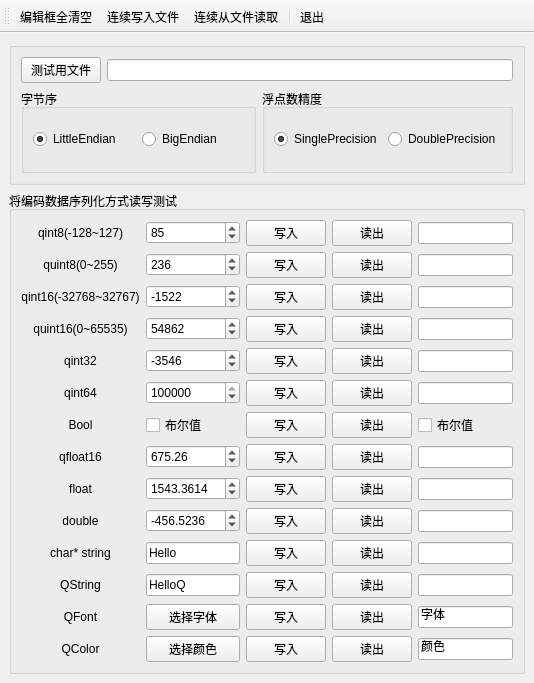
<?xml version="1.0" encoding="UTF-8"?>
<ui version="4.0">
 <class>MainWindow</class>
 <widget class="QMainWindow" name="MainWindow">
  <property name="geometry">
   <rect>
    <x>0</x>
    <y>0</y>
    <width>534</width>
    <height>683</height>
   </rect>
  </property>
  <property name="windowTitle">
   <string>MainWindow</string>
  </property>
  <widget class="QWidget" name="centralwidget">
   <layout class="QVBoxLayout" name="verticalLayout_2">
    <item>
     <widget class="QGroupBox" name="groupBox">
      <property name="title">
       <string/>
      </property>
      <layout class="QVBoxLayout" name="verticalLayout">
       <item>
        <layout class="QHBoxLayout" name="horizontalLayout">
         <item>
          <widget class="QPushButton" name="pushButton">
           <property name="text">
            <string>测试用文件</string>
           </property>
          </widget>
         </item>
         <item>
          <widget class="QLineEdit" name="editFilename"/>
         </item>
        </layout>
       </item>
       <item>
        <layout class="QHBoxLayout" name="horizontalLayout_4">
         <item>
          <widget class="QGroupBox" name="groupBox_2">
           <property name="title">
            <string>字节序</string>
           </property>
           <layout class="QHBoxLayout" name="horizontalLayout_2">
            <item>
             <widget class="QRadioButton" name="radio_LittelEndian">
              <property name="text">
               <string>LittleEndian</string>
              </property>
              <property name="checked">
               <bool>true</bool>
              </property>
             </widget>
            </item>
            <item>
             <widget class="QRadioButton" name="radio_BigEndian">
              <property name="text">
               <string>BigEndian</string>
              </property>
             </widget>
            </item>
           </layout>
          </widget>
         </item>
         <item>
          <widget class="QGroupBox" name="groupBox_3">
           <property name="title">
            <string>浮点数精度</string>
           </property>
           <layout class="QHBoxLayout" name="horizontalLayout_3">
            <item>
             <widget class="QRadioButton" name="radio_Single">
              <property name="text">
               <string>SinglePrecision</string>
              </property>
              <property name="checked">
               <bool>true</bool>
              </property>
             </widget>
            </item>
            <item>
             <widget class="QRadioButton" name="radio_Double">
              <property name="text">
               <string>DoublePrecision</string>
              </property>
             </widget>
            </item>
           </layout>
          </widget>
         </item>
        </layout>
       </item>
      </layout>
     </widget>
    </item>
    <item>
     <widget class="QGroupBox" name="groupBox_4">
      <property name="title">
       <string>将编码数据序列化方式读写测试</string>
      </property>
      <layout class="QGridLayout" name="gridLayout">
       <item row="0" column="0">
        <widget class="QLabel" name="label">
         <property name="text">
          <string>qint8(-128~127)</string>
         </property>
         <property name="alignment">
          <set>Qt::AlignCenter</set>
         </property>
        </widget>
       </item>
       <item row="0" column="1">
        <widget class="QSpinBox" name="spin_Int8">
         <property name="value">
          <number>85</number>
         </property>
        </widget>
       </item>
       <item row="0" column="2">
        <widget class="QPushButton" name="btnInt8_Write">
         <property name="text">
          <string>写入</string>
         </property>
        </widget>
       </item>
       <item row="0" column="3">
        <widget class="QPushButton" name="btnInt8_Read">
         <property name="text">
          <string>读出</string>
         </property>
        </widget>
       </item>
       <item row="0" column="4">
        <widget class="QLineEdit" name="edit_Int8"/>
       </item>
       <item row="1" column="0">
        <widget class="QLabel" name="label_2">
         <property name="text">
          <string>quint8(0~255)</string>
         </property>
         <property name="alignment">
          <set>Qt::AlignCenter</set>
         </property>
        </widget>
       </item>
       <item row="1" column="1">
        <widget class="QSpinBox" name="spin_UInt8">
         <property name="maximum">
          <number>1000</number>
         </property>
         <property name="value">
          <number>236</number>
         </property>
        </widget>
       </item>
       <item row="1" column="2">
        <widget class="QPushButton" name="btnUInt8_Write">
         <property name="text">
          <string>写入</string>
         </property>
        </widget>
       </item>
       <item row="1" column="3">
        <widget class="QPushButton" name="btnUInt8_Read">
         <property name="text">
          <string>读出</string>
         </property>
        </widget>
       </item>
       <item row="1" column="4">
        <widget class="QLineEdit" name="edit_UInt8"/>
       </item>
       <item row="2" column="0">
        <widget class="QLabel" name="label_3">
         <property name="text">
          <string>qint16(-32768~32767)</string>
         </property>
         <property name="alignment">
          <set>Qt::AlignCenter</set>
         </property>
        </widget>
       </item>
       <item row="2" column="1">
        <widget class="QSpinBox" name="spin_Int16">
         <property name="minimum">
          <number>-10000</number>
         </property>
         <property name="value">
          <number>-1522</number>
         </property>
        </widget>
       </item>
       <item row="2" column="2">
        <widget class="QPushButton" name="btnInt16_Write">
         <property name="text">
          <string>写入</string>
         </property>
        </widget>
       </item>
       <item row="2" column="3">
        <widget class="QPushButton" name="btnInt16_Read">
         <property name="text">
          <string>读出</string>
         </property>
        </widget>
       </item>
       <item row="2" column="4">
        <widget class="QLineEdit" name="edit_Int16"/>
       </item>
       <item row="3" column="0">
        <widget class="QLabel" name="label_4">
         <property name="text">
          <string>quint16(0~65535)</string>
         </property>
         <property name="alignment">
          <set>Qt::AlignCenter</set>
         </property>
        </widget>
       </item>
       <item row="3" column="1">
        <widget class="QSpinBox" name="spin_UInt16">
         <property name="maximum">
          <number>100000</number>
         </property>
         <property name="value">
          <number>54862</number>
         </property>
        </widget>
       </item>
       <item row="3" column="2">
        <widget class="QPushButton" name="btnUInt16_Write">
         <property name="text">
          <string>写入</string>
         </property>
        </widget>
       </item>
       <item row="3" column="3">
        <widget class="QPushButton" name="btnUInt16_Read">
         <property name="text">
          <string>读出</string>
         </property>
        </widget>
       </item>
       <item row="3" column="4">
        <widget class="QLineEdit" name="edit_UInt16"/>
       </item>
       <item row="4" column="0">
        <widget class="QLabel" name="label_5">
         <property name="text">
          <string>qint32</string>
         </property>
         <property name="alignment">
          <set>Qt::AlignCenter</set>
         </property>
        </widget>
       </item>
       <item row="4" column="1">
        <widget class="QSpinBox" name="spin_Int32">
         <property name="minimum">
          <number>-10000</number>
         </property>
         <property name="value">
          <number>-3546</number>
         </property>
        </widget>
       </item>
       <item row="4" column="2">
        <widget class="QPushButton" name="btnInt32_Write">
         <property name="text">
          <string>写入</string>
         </property>
        </widget>
       </item>
       <item row="4" column="3">
        <widget class="QPushButton" name="btnInt32_Read">
         <property name="text">
          <string>读出</string>
         </property>
        </widget>
       </item>
       <item row="4" column="4">
        <widget class="QLineEdit" name="edit_Int32"/>
       </item>
       <item row="5" column="0">
        <widget class="QLabel" name="label_6">
         <property name="text">
          <string>qint64</string>
         </property>
         <property name="alignment">
          <set>Qt::AlignCenter</set>
         </property>
        </widget>
       </item>
       <item row="5" column="1">
        <widget class="QSpinBox" name="spin_Int64">
         <property name="maximum">
          <number>10000000</number>
         </property>
         <property name="value">
          <number>2564851</number>
         </property>
        </widget>
       </item>
       <item row="5" column="2">
        <widget class="QPushButton" name="btnInt64_Write">
         <property name="text">
          <string>写入</string>
         </property>
        </widget>
       </item>
       <item row="5" column="3">
        <widget class="QPushButton" name="btnInt64_Read">
         <property name="text">
          <string>读出</string>
         </property>
        </widget>
       </item>
       <item row="5" column="4">
        <widget class="QLineEdit" name="edit_Int64"/>
       </item>
       <item row="6" column="0">
        <widget class="QLabel" name="label_7">
         <property name="text">
          <string>Bool</string>
         </property>
         <property name="alignment">
          <set>Qt::AlignCenter</set>
         </property>
        </widget>
       </item>
       <item row="6" column="2">
        <widget class="QPushButton" name="btnBool_Write">
         <property name="text">
          <string>写入</string>
         </property>
        </widget>
       </item>
       <item row="6" column="3">
        <widget class="QPushButton" name="btnBool_Read">
         <property name="text">
          <string>读出</string>
         </property>
        </widget>
       </item>
       <item row="7" column="0">
        <widget class="QLabel" name="label_8">
         <property name="text">
          <string>qfloat16</string>
         </property>
         <property name="alignment">
          <set>Qt::AlignCenter</set>
         </property>
        </widget>
       </item>
       <item row="7" column="2">
        <widget class="QPushButton" name="btnFloat16_Write">
         <property name="text">
          <string>写入</string>
         </property>
        </widget>
       </item>
       <item row="7" column="3">
        <widget class="QPushButton" name="btnFloat16_Read">
         <property name="text">
          <string>读出</string>
         </property>
        </widget>
       </item>
       <item row="7" column="4">
        <widget class="QLineEdit" name="edit_Float16"/>
       </item>
       <item row="8" column="0">
        <widget class="QLabel" name="label_9">
         <property name="text">
          <string>float</string>
         </property>
         <property name="alignment">
          <set>Qt::AlignCenter</set>
         </property>
        </widget>
       </item>
       <item row="8" column="2">
        <widget class="QPushButton" name="btnFloat_Write">
         <property name="text">
          <string>写入</string>
         </property>
        </widget>
       </item>
       <item row="8" column="3">
        <widget class="QPushButton" name="btnFloat_Read">
         <property name="text">
          <string>读出</string>
         </property>
        </widget>
       </item>
       <item row="8" column="4">
        <widget class="QLineEdit" name="edit_Float"/>
       </item>
       <item row="9" column="0">
        <widget class="QLabel" name="label_19">
         <property name="text">
          <string>double</string>
         </property>
         <property name="alignment">
          <set>Qt::AlignCenter</set>
         </property>
        </widget>
       </item>
       <item row="9" column="2">
        <widget class="QPushButton" name="btnDouble_Write">
         <property name="text">
          <string>写入</string>
         </property>
        </widget>
       </item>
       <item row="9" column="3">
        <widget class="QPushButton" name="btnDouble_Read">
         <property name="text">
          <string>读出</string>
         </property>
        </widget>
       </item>
       <item row="9" column="4">
        <widget class="QLineEdit" name="edit_Double"/>
       </item>
       <item row="10" column="0">
        <widget class="QLabel" name="label_20">
         <property name="text">
          <string>char* string</string>
         </property>
         <property name="alignment">
          <set>Qt::AlignCenter</set>
         </property>
        </widget>
       </item>
       <item row="10" column="2">
        <widget class="QPushButton" name="btnStr_Write">
         <property name="text">
          <string>写入</string>
         </property>
        </widget>
       </item>
       <item row="10" column="3">
        <widget class="QPushButton" name="btnStr_Read">
         <property name="text">
          <string>读出</string>
         </property>
        </widget>
       </item>
       <item row="10" column="4">
        <widget class="QLineEdit" name="edit_StrOut"/>
       </item>
       <item row="11" column="0">
        <widget class="QLabel" name="label_21">
         <property name="text">
          <string>QString</string>
         </property>
         <property name="alignment">
          <set>Qt::AlignCenter</set>
         </property>
        </widget>
       </item>
       <item row="11" column="2">
        <widget class="QPushButton" name="btnQStr_Write">
         <property name="text">
          <string>写入</string>
         </property>
        </widget>
       </item>
       <item row="11" column="3">
        <widget class="QPushButton" name="btnQStr_Read">
         <property name="text">
          <string>读出</string>
         </property>
        </widget>
       </item>
       <item row="11" column="4">
        <widget class="QLineEdit" name="edit_QStrOut"/>
       </item>
       <item row="12" column="0">
        <widget class="QLabel" name="label_22">
         <property name="text">
          <string>QFont</string>
         </property>
         <property name="alignment">
          <set>Qt::AlignCenter</set>
         </property>
        </widget>
       </item>
       <item row="12" column="2">
        <widget class="QPushButton" name="btnFont_Write">
         <property name="text">
          <string>写入</string>
         </property>
        </widget>
       </item>
       <item row="12" column="3">
        <widget class="QPushButton" name="btnFont_Read">
         <property name="text">
          <string>读出</string>
         </property>
        </widget>
       </item>
       <item row="13" column="0">
        <widget class="QLabel" name="label_23">
         <property name="text">
          <string>QColor</string>
         </property>
         <property name="alignment">
          <set>Qt::AlignCenter</set>
         </property>
        </widget>
       </item>
       <item row="13" column="2">
        <widget class="QPushButton" name="btnColor_Write">
         <property name="text">
          <string>写入</string>
         </property>
        </widget>
       </item>
       <item row="13" column="3">
        <widget class="QPushButton" name="btnColor_Read">
         <property name="text">
          <string>读出</string>
         </property>
        </widget>
       </item>
       <item row="6" column="1">
        <widget class="QCheckBox" name="chkBox_In">
         <property name="text">
          <string>布尔值</string>
         </property>
        </widget>
       </item>
       <item row="6" column="4">
        <widget class="QCheckBox" name="chkBox_Out">
         <property name="text">
          <string>布尔值</string>
         </property>
        </widget>
       </item>
       <item row="10" column="1">
        <widget class="QLineEdit" name="edit_StrIn">
         <property name="text">
          <string>Hello</string>
         </property>
        </widget>
       </item>
       <item row="11" column="1">
        <widget class="QLineEdit" name="edit_QStrIn">
         <property name="text">
          <string>HelloQ</string>
         </property>
        </widget>
       </item>
       <item row="12" column="1">
        <widget class="QPushButton" name="btnFont_In">
         <property name="text">
          <string>选择字体</string>
         </property>
        </widget>
       </item>
       <item row="13" column="1">
        <widget class="QPushButton" name="btnColor_In">
         <property name="text">
          <string>选择颜色</string>
         </property>
        </widget>
       </item>
       <item row="9" column="1">
        <widget class="QDoubleSpinBox" name="spin_Double">
         <property name="decimals">
          <number>4</number>
         </property>
         <property name="minimum">
          <double>-500.000000000000000</double>
         </property>
         <property name="value">
          <double>-456.523599999999988</double>
         </property>
        </widget>
       </item>
       <item row="8" column="1">
        <widget class="QDoubleSpinBox" name="spin_Float">
         <property name="decimals">
          <number>4</number>
         </property>
         <property name="maximum">
          <double>10000.000000000000000</double>
         </property>
         <property name="value">
          <double>1543.361400000000003</double>
         </property>
        </widget>
       </item>
       <item row="7" column="1">
        <widget class="QDoubleSpinBox" name="spin_Float16">
         <property name="maximum">
          <double>10000.000000000000000</double>
         </property>
         <property name="value">
          <double>675.259999999999991</double>
         </property>
        </widget>
       </item>
       <item row="12" column="4">
        <widget class="QLineEdit" name="editFont_Out">
         <property name="text">
          <string>字体</string>
         </property>
        </widget>
       </item>
       <item row="13" column="4">
        <widget class="QLineEdit" name="editColor_Out">
         <property name="text">
          <string>颜色</string>
         </property>
        </widget>
       </item>
      </layout>
     </widget>
    </item>
   </layout>
  </widget>
  <widget class="QToolBar" name="toolBar">
   <property name="windowTitle">
    <string>toolBar</string>
   </property>
   <property name="toolButtonStyle">
    <enum>Qt::ToolButtonTextBesideIcon</enum>
   </property>
   <attribute name="toolBarArea">
    <enum>TopToolBarArea</enum>
   </attribute>
   <attribute name="toolBarBreak">
    <bool>false</bool>
   </attribute>
   <addaction name="actClearOutput"/>
   <addaction name="actSaveAll"/>
   <addaction name="actReadAll"/>
   <addaction name="separator"/>
   <addaction name="actClose"/>
  </widget>
  <action name="actClearOutput">
   <property name="icon">
    <iconset resource="res.qrc">
     <normaloff>:/icons/icons/clean.bmp</normaloff>:/icons/icons/clean.bmp</iconset>
   </property>
   <property name="text">
    <string>编辑框全清空</string>
   </property>
   <property name="toolTip">
    <string>读出数据吧编辑框全清空</string>
   </property>
  </action>
  <action name="actClose">
   <property name="icon">
    <iconset resource="res.qrc">
     <normaloff>:/icons/icons/exit.bmp</normaloff>:/icons/icons/exit.bmp</iconset>
   </property>
   <property name="text">
    <string>退出</string>
   </property>
   <property name="toolTip">
    <string>退出</string>
   </property>
  </action>
  <action name="actSaveAll">
   <property name="icon">
    <iconset resource="res.qrc">
     <normaloff>:/icons/icons/save.bmp</normaloff>:/icons/icons/save.bmp</iconset>
   </property>
   <property name="text">
    <string>连续写入文件</string>
   </property>
   <property name="toolTip">
    <string>连续写入文件</string>
   </property>
  </action>
  <action name="actReadAll">
   <property name="icon">
    <iconset resource="res.qrc">
     <normaloff>:/icons/icons/126.bmp</normaloff>:/icons/icons/126.bmp</iconset>
   </property>
   <property name="text">
    <string>连续从文件读取</string>
   </property>
   <property name="toolTip">
    <string>连续从文件读取</string>
   </property>
  </action>
 </widget>
 <resources>
  <include location="res.qrc"/>
 </resources>
 <connections>
  <connection>
   <sender>actClose</sender>
   <signal>triggered()</signal>
   <receiver>MainWindow</receiver>
   <slot>close()</slot>
   <hints>
    <hint type="sourcelabel">
     <x>-1</x>
     <y>-1</y>
    </hint>
    <hint type="destinationlabel">
     <x>266</x>
     <y>341</y>
    </hint>
   </hints>
  </connection>
 </connections>
</ui>
